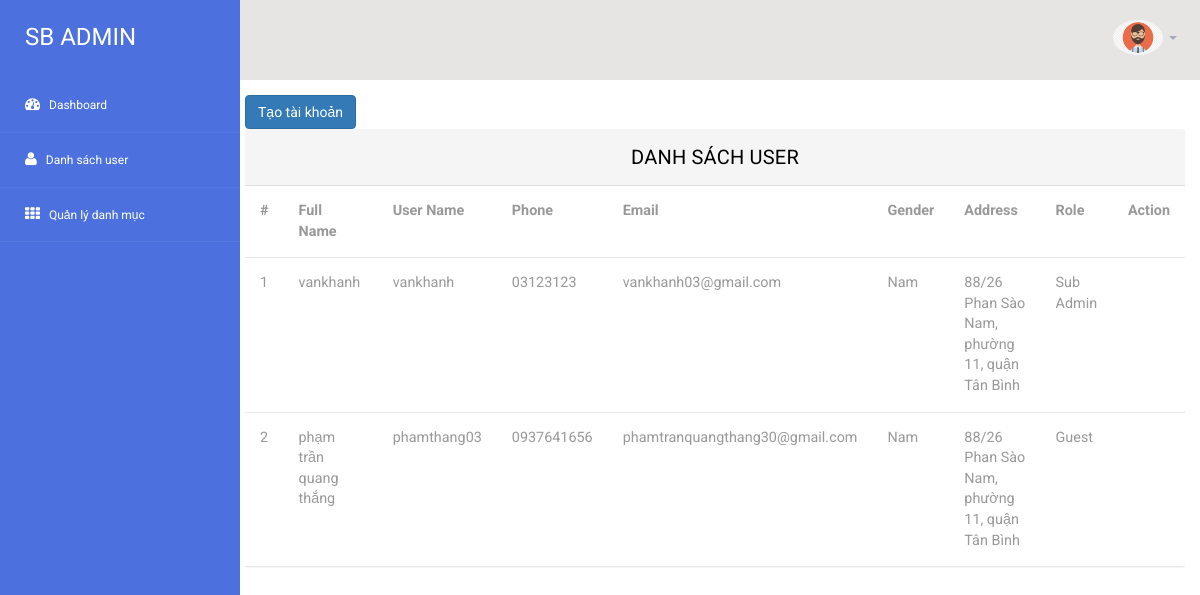
The app's page /admin/admin.php?module=listUser with its own data.
### tables this page shows
CREATE TABLE `tbl_user` (
  `id_user` int NOT NULL,
  `fullName` varchar(255) DEFAULT NULL,
  `username` varchar(128) NOT NULL,
  `password` varchar(255) NOT NULL,
  `phone` varchar(11) NOT NULL,
  `email` varchar(255) NOT NULL,
  `gioitinh` tinyint NOT NULL,
  `address` varchar(255) DEFAULT NULL,
  `dateCreate` datetime NOT NULL,
  `role` tinyint NOT NULL,
  `code` varchar(64) DEFAULT NULL
);

### admin/modules/listUser.php (the view, shortened to what this page needs)
<?php
$pdo = Database::getInstance()->getConnection();
$sqlSelect = "SELECT * FROM tbl_user  ORDER BY id_user ASC ";
$stmt = $pdo->query($sqlSelect);
?>
<section class="wrapper" style="margin-left: -10px; width: auto; height: auto;">
  <div class="" style="height: auto;width: auto;">
    <div class="panel panel-default">
    <a href="admin.php?module=createUser" class="btn btn-primary">Tạo tài khoản</a>
      <div class="panel-heading">
        Danh sách User
      </div>
      <div>
        <table class="table table-hover">
      <tr>
        <th>#</th>
        <th>Full Name</th>
        <th>User Name</th>
        <th>Phone</th>
        <th>Email</th>
        <th>Gender</th>
        <th>Address</th>
        <th>Role</th>
        <th>Action</th>
      </tr>
      <?php
      $i = 0;
      while ($row = $stmt->fetch(PDO::FETCH_ASSOC)) {
        $i++;
      ?>
        <tr>
          <td><?= $i ?></td>
          <td>
            <?= $row["fullName"] ?>
          </td>
          <td>
            <?= $row["username"] ?>
          </td>
          <td>
            <?= $row["phone"] ?>
          </td>
          <td style=" overflow: hidden;">
          <?= $row["email"] ?>
          </td>
          <td>
            <?php
            if ($row["gioitinh"] == 1) {
              echo "Nam";
            } else {
              echo "Nữ";
            }
            ?>
          </td>
          <td>
            <?= $row["address"] ?>
          </td>
          <td>
            <?php if ($row["role"] == 1) {
              echo "Supper Admin";
            } elseif ($row["role"] == 2) {
              echo "Sub Admin";
            } else {
              echo "Guest";
            } ?>
          </td>
          <td>
          </td>
          </tr>
        <?php } ?>
        </table>
      </div>
    </div>
  </div>
</section>

### admin/css/style1.css (style rules this page uses)
html, body { font-family: 'Roboto', sans-serif; font-size: 100%; overflow-x: hidden; background-size:cover; }
body a { transition: 0.5s all ease; -webkit-transition: 0.5s all ease; -moz-transition: 0.5s all ease; -o-transition: 0.5s all ease; -ms-transition: 0.5s all ease; text-decoration:none; }
.wrapper { display:inline-block; margin-top:80px; padding:15px; width:100%; }
.panel-heading { position: relative; height: 57px; line-height: 57px; letter-spacing: 0.2px; color: #000; font-size: 18px; font-weight: 400; padding: 0 16px; background-color: #f5f5f5; border-color: #ddd; border-top-right-radius: 2px; border-top-left-radius: 2px; text-transform: uppercase; text-align: center; }
.panel { border: none ! important; }
.table>tbody>tr>td, .table>tbody>tr>th, .table>tfoot>tr>td, .table>tfoot>tr>th, .table>thead>tr>td, .table>thead>tr>th { border-bottom: 1px solid #e9e9e9 ! important; }
.table > thead > tr > th, .table > tbody > tr > th, .table > tfoot > tr > th, .table > thead > tr > td, .table > tbody > tr > td, .table > tfoot > tr > td { border-top: none !important; }
.table td, .table>tbody>tr>td, .table>tbody>tr>th, .table>tfoot>tr>td, .table>tfoot>tr>th, .table>thead>tr>td, .table>thead>tr>th { padding: 15px!important; }
.table > thead > tr > th, .table > tbody > tr > th, .table > tfoot > tr > th, .table > thead > tr > td, .table > tbody > tr > td, .table > tfoot > tr > td { font-size: 0.9em; color: #999; border-top: none !important; }
.panel-default>.panel-heading { color: #000000 ! important; font-size: 20px; }

### records on screen
tbl_user: fullName "vankhanh", username "vankhanh", phone "03123123", email "vankhanh03@gmail.com", gioitinh "Nam", address "88/26 Phan Sào Nam, phường 11, quận Tân Bình", role "Sub Admin"
tbl_user: fullName "phạm trần quang thắng", username "phamthang03", phone "0937641656", email "phamtranquangthang30@gmail.com", gioitinh "Nam", address "88/26 Phan Sào Nam, phường 11, quận Tân Bình", role "Guest"
